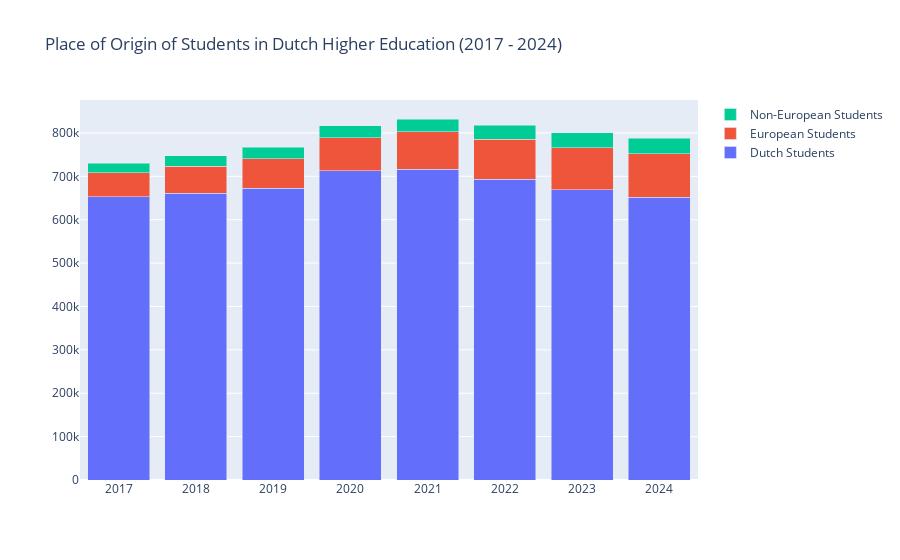

Notebook code for this chart:
### Markdown cell above
#### Increased Cultural Diversity:
The growing number of international students at Dutch universities significantly contributes to cultural diversity within higher education. These students bring with them a wide range of perspectives, languages, customs, and ways of thinking, enriching the learning environment. This fosters intercultural understanding and helps both Dutch and international students develop the skills needed to collaborate effectively in an increasingly globalized world.

In addition, this diversity enhances knowledge exchange on both content and methodological levels. Due to their different academic backgrounds and approaches, international students introduce new insights into teaching and research. Universities benefit from this through group work, classroom discussions, and collaborative international research projects that integrate knowledge from multiple countries. As noted by Nuffic (2023), internationalization strengthens the quality of education and supports the development of global citizenship skills.

Moreover, the rise in international student numbers encourages institutions to design curricula and teaching methods that are more inclusive and internationally oriented. This includes the expansion of English-taught programs, the integration of intercultural training modules, and participation in international accreditation processes. These developments not only increase the appeal of Dutch universities but also strengthen their position in international rankings (OECD, 2024; Universities of the Netherlands, n.d.).

### Code cell
jaren2 = [2017, 2018, 2019, 2020, 2021,2022, 2023,2024]

totaal_NL = []
totaal_EER = []
totaal_niet_EER = []

for jaar in jaren2:
    totaal = student_realisatie[
        (student_realisatie['jaar'] == jaar) & 
        (student_realisatie['herkomst'] == 'NL')
    ]['ingeschrevenen_HO'].sum()
    
    totaal_NL.append(totaal)

for jaar in jaren2:
    totaal = student_realisatie[
        (student_realisatie['jaar'] == jaar) & 
        (student_realisatie['herkomst'] == 'EER')
    ]['ingeschrevenen_HO'].sum()
    
    totaal_EER.append(totaal)

for jaar in jaren2:
    totaal = student_realisatie[
        (student_realisatie['jaar'] == jaar) & 
        (student_realisatie['herkomst'] == 'niet-EER')
    ]['ingeschrevenen_HO'].sum()
    
    totaal_niet_EER.append(totaal)

fig2 = go.Figure(data=[
    go.Bar(name='Dutch Students', x=jaren2, y=totaal_NL),
    go.Bar(name='European Students', x=jaren2, y=totaal_EER),
    go.Bar(name='Non-European Students', x=jaren2, y=totaal_niet_EER),
])

fig2.update_layout(barmode='stack', title='Place of Origin of Students in Dutch Higher Education (2017 - 2024)', height = 600)
fig2.show()

### Figure 1 — Plotly figure (JSON) as saved in the notebook; plotly's stock layout.template omitted (floating-point values rounded to 4 significant figures)
{"data": [{"name": "Dutch Students", "type": "bar", "x": [2017, 2018, 2019, 2020, 2021, 2022, 2023, 2024], "y": [652307, 661464, 672866, 712803, 715849, 692899, 669372, 652261]}, {"name": "European Students", "type": "bar", "x": [2017, 2018, 2019, 2020, 2021, 2022, 2023, 2024], "y": [55589, 61688, 67857, 75837, 86308, 92154, 96546, 99178]}, {"name": "Non-European Students", "type": "bar", "x": [2017, 2018, 2019, 2020, 2021, 2022, 2023, 2024], "y": [21821, 24241, 26433, 28173, 29908, 32169, 34879, 36836]}], "layout": {"autosize": true, "barmode": "stack", "title": {"text": "Place of Origin of Students in Dutch Higher Education (2017 - 2024)"}, "xaxis": {"autorange": true, "range": [2016.0, 2024.0], "type": "linear"}, "yaxis": {"autorange": true, "range": [0, 875900.0], "type": "linear"}}}
